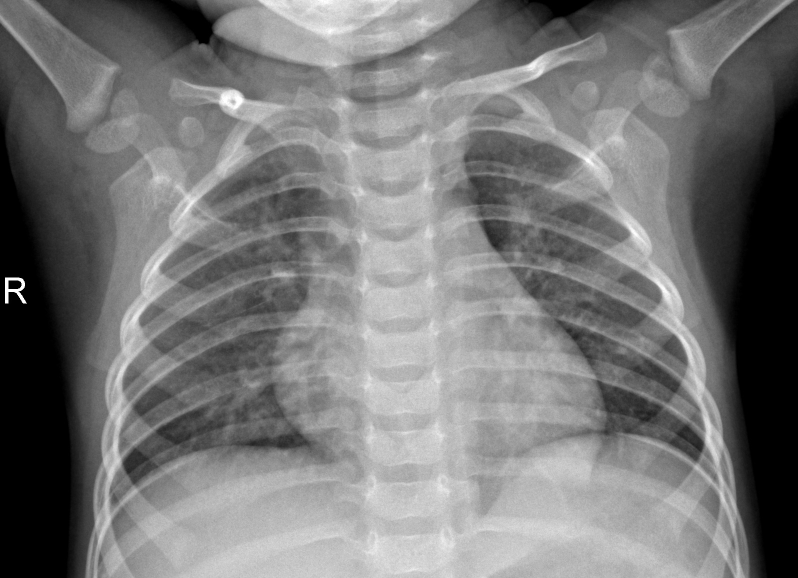
#> input picture Capstone_three/chest_xray/train/NORMAL/IM-0145-0001.jpeg, 1596 x 1156 px (shown at 1/2 size); its folder holds only this picture in this run
$ jupyter execute --allow-errors Data_wrangling_EDA.ipynb
#> lines starting #> are read from the running program, lines starting #| are printed output that depends on the picture
In this notebook we will be loading the images in the training test and validation datasets, then wrangling the image datasets

We will be first loading the libraries that we will need

[cell 1]
import cv2
import os
import glob
import matplotlib.pyplot as plt
import numpy as np

After importing the necessary libraries, I need to look at loading all the files. I need to look at the training, test and validation datasets.
Let us look at the training dataset first

[cell 2]
training_folder_normal= '/Users/mks9338/Documents/Course/Capstone_three/chest_xray/train/NORMAL/'
training_folder_pneumonia= '/Users/mks9338/Documents/Course/Capstone_three/chest_xray/train/PNEUMONIA/'

We will take the file names from the folder for training pneumonia and normal in a list.

[cell 3]
image_paths_normal = glob.glob(training_folder_normal + '*.jpeg')
image_paths_pneumonia = glob.glob(training_folder_pneumonia + '*.jpeg')

[cell 4]
print("Number of training images which are normal", len(image_paths_normal))
print("Number of training images which are pneumonia", len(image_paths_pneumonia))

[cell 5]
training_values={"Pneumonia":len(image_paths_pneumonia),"Normal":len(image_paths_normal)}
plt.figure(figsize=(6,6))
plt.bar(x=list(training_values.keys()),height=list(training_values.values()),color=["Blue","Green"])
plt.xlabel("Classification")
plt.ylabel("No of images")
plt.title("Training images")
plt.savefig('/Users/mks9338/Documents/Course/Capstone_three/Balancingplot_training.png')
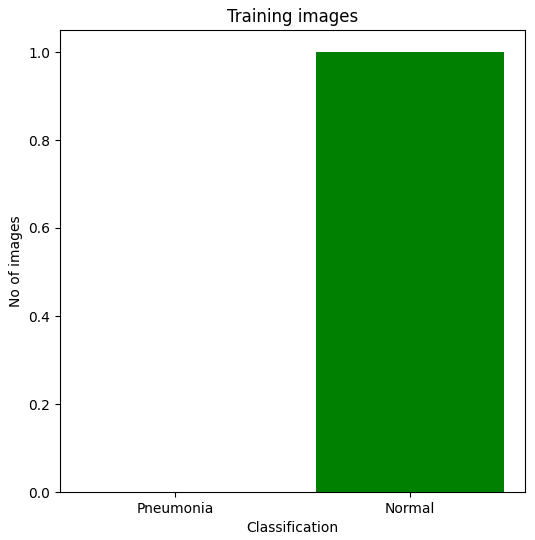
#> figure drawn by matplotlib, 1 panel
#> further down, img is the input picture: shape (1156, 1596, 3); min 0, max 255, mean 119.4
#> `img_resize=cv2.resize(img,(224,224))`:
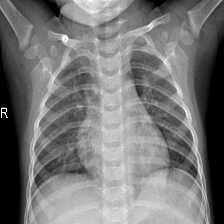
#> img_resize: shape (224, 224, 3); min 0, max 255, mean 119.3
plt.show()

We can see that this is an imbalanced dataset with the number of pneumonia images approximately three times that of the normal images. This will need to be corrected before applying any classification model.
We will visualise some of the Normal and pneumonia images from the training dataset

[cell 6]
Normal_images=image_paths_normal[0:5]
Pneumonia_images=image_paths_pneumonia[0:5]
Images=Normal_images+Pneumonia_images
cols=5
rows=2
plt.figure(figsize=(15,10))
#> (the rest of this cell did not finish here and is left out)

You can see based on the axes that the sizes vary from image to image, which means that each of the images is not the same size and the images will have to be resized to make them equal.

We know that the training dataset is imbalanced and will require balancing. We know that the images will have to be resized to make them equal.

Now as part of our preprocessing, let us see how images will look like if we  resize them.
We will resize the images to 224x224 which is a standard that is used.

[cell 7]
cols=5
rows=2
plt.figure(figsize=(15,10))
#> (the rest of this cell did not finish here and is left out)
